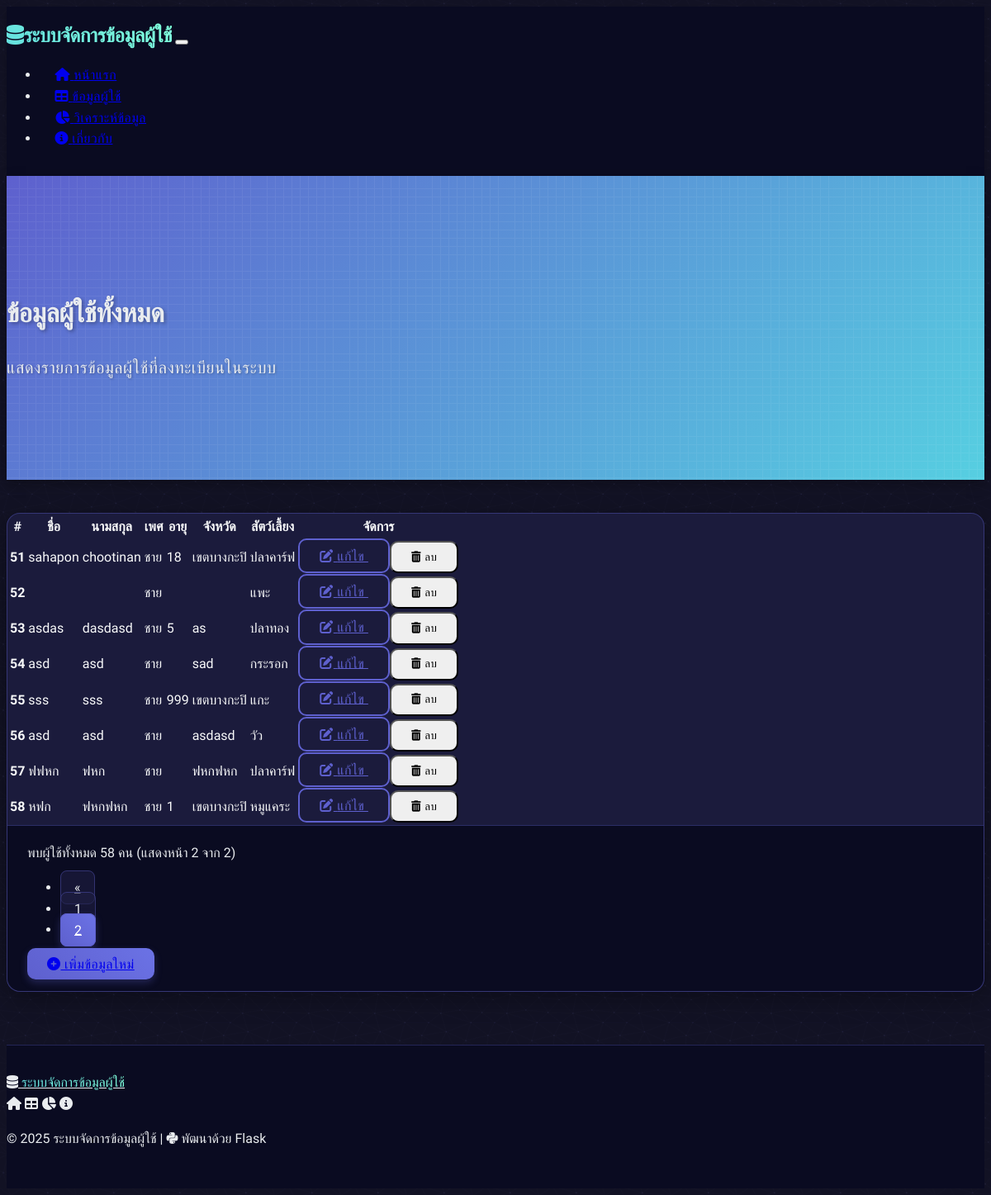
Page /data/2 on the earlier database version.
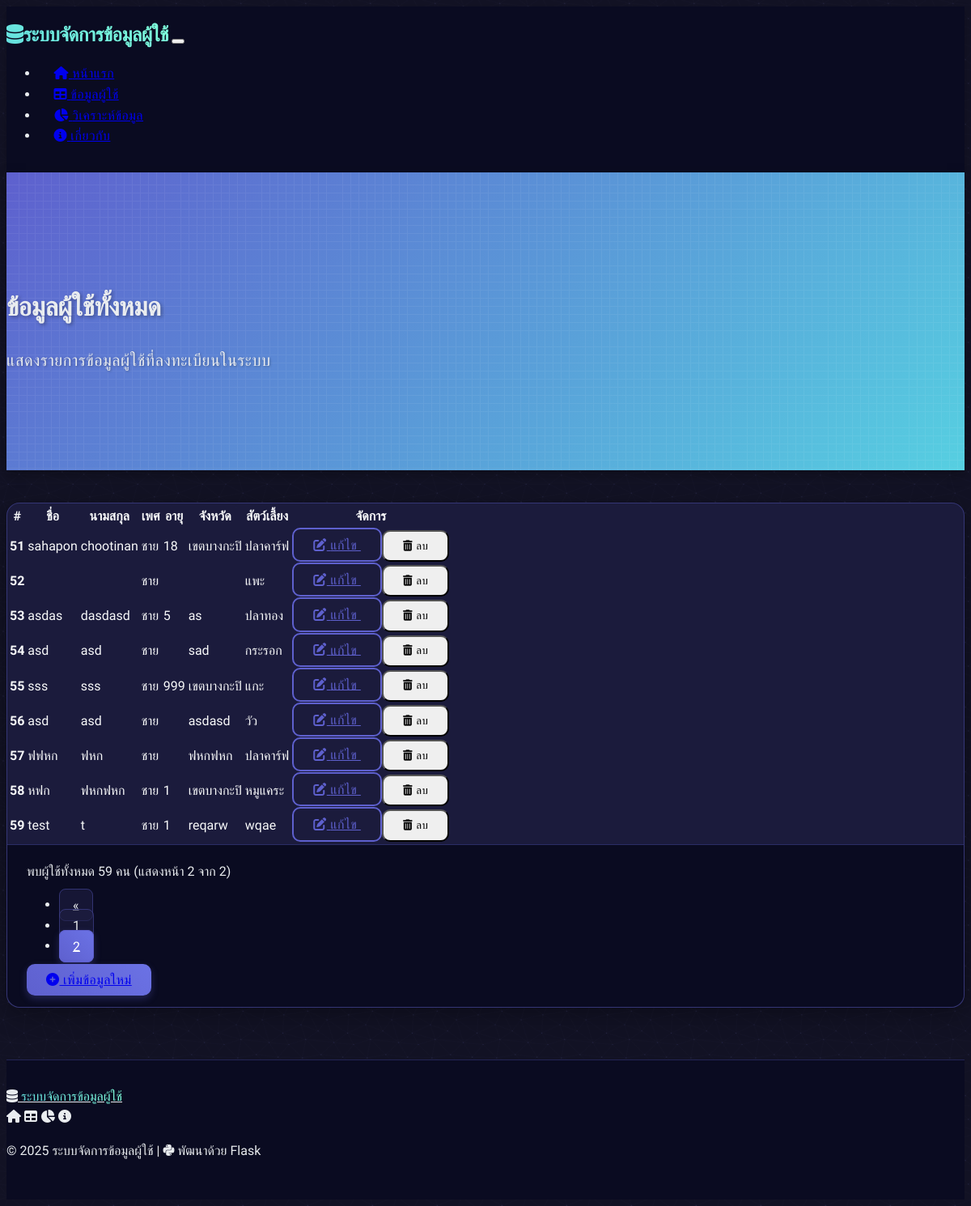
Same page on the later database version.
### tables this page shows
CREATE TABLE users (
        id INTEGER PRIMARY KEY AUTOINCREMENT,
        first_name TEXT,
        last_name TEXT,
        gender TEXT,
        age INTEGER,
        province TEXT
    , pet TEXT);

### app.py (the view)
@app.route("/data")  # route สำหรับการแสดงข้อมูล
@app.route("/data/<int:page>")  # route รองรับการเปลี่ยนหน้า
def data(page=1):
    try:
        items_per_page = 50  # จำนวนรายการต่อหน้า
        offset = (page - 1) * items_per_page  # คำนวณตำแหน่งเริ่มต้น
        conn = get_db_connection()  # เชื่อมต่อกับฐานข้อมูล
        total_users = conn.execute("SELECT COUNT(*) FROM users").fetchone()[0]
        users = conn.execute(
            "SELECT * FROM users ORDER BY id LIMIT ? OFFSET ?",
            (items_per_page, offset)
        ).fetchall()
        total_pages = (total_users + items_per_page - 1) // items_per_page
        conn.close()  # ปิดการเชื่อมต่อกับฐานข้อมูล
        start_index = (page - 1) * items_per_page + 1
        return render_template(
            "data.html",
            users=users,
            total_users=total_users,
            page=page,
            total_pages=total_pages,
            start_index=start_index
        )  # ส่งข้อมูลที่ดึงมาไปแสดงใน template data.html
    except Exception as e:
        return f"เกิดข้อผิดพลาดในการดึงข้อมูล: {str(e)}", 500

### app.py (called while the page is built)
def get_db_connection():  # ฟังก์ชันที่ใช้ในการเชื่อมต่อกับฐานข้อมูล
    conn = sqlite3.connect('mock_data.db')  # เชื่อมต่อกับฐานข้อมูล mock_data.db
    conn.row_factory = sqlite3.Row  # ให้ผลลัพธ์จากการดึงข้อมูลเป็น dictionary
    return conn  # ส่งกลับการเชื่อมต่อกับฐานข้อมูล

### templates/data.html (shortened to what this page needs)
{% extends 'layout.html' %}
{% block content %}
<div class="hero-section">
    <div class="container">
        <div class="row">
            <div class="col-md-8 mx-auto text-center text-white">
                <h1 class="display-4 fw-bold mb-4">ข้อมูลผู้ใช้ทั้งหมด</h1>
                <p class="lead mb-0">แสดงรายการข้อมูลผู้ใช้ที่ลงทะเบียนในระบบ</p>
            </div>
        </div>
    </div>
</div>
<div class="container">
    <div class="row">
        <div class="col-12">
            <div class="card shadow-lg">
                <div class="card-body p-0">
                    <div class="table-responsive">
                        <table class="table table-hover mb-0">
                            <thead>
                                <tr>
                                    <th scope="col" class="ps-4">#</th>
                                    <th scope="col">ชื่อ</th>
                                    <th scope="col">นามสกุล</th>
                                    <th scope="col">เพศ</th>
                                    <th scope="col">อายุ</th>
                                    <th scope="col">จังหวัด</th>
                                    <th scope="col">สัตว์เลี้ยง</th>
                                    <th scope="col" class="pe-4">จัดการ</th>
                                </tr>
                            </thead>
                            <tbody>
                                {% for user in users %}
                                <tr>
                                    <th scope="row" class="ps-4">{{ start_index + loop.index0 }}</th>
                                    <td>{{ user.first_name }}</td>
                                    <td>{{ user.last_name }}</td>
                                    <td>{{ user.gender }}</td>
                                    <td>{{ user.age }}</td>
                                    <td>{{ user.province }}</td>
                                    <td>{{ user.pet if user.pet else '-' }}</td>
                                    <td class="pe-4">
                                        <div class="d-flex gap-2">
                                            <a href="/edit/{{ user.id }}" class="btn btn-sm btn-outline-primary">
                                                <i class="fas fa-edit me-1"></i> แก้ไข
                                            </a>
                                            <button type="button" onclick="confirmDelete({{ user.id }})" class="btn btn-sm btn-outline-danger">
                                                <i class="fas fa-trash-alt me-1"></i> ลบ
                                            </button>
                                        </div>
                                    </td>
                                </tr>
                                {% endfor %}
                            </tbody>
                        </table>
                    </div>
                </div>
                <div class="card-footer py-3">
                    <div class="d-flex flex-wrap justify-content-between align-items-center">
                        <div>พบผู้ใช้ทั้งหมด {{ total_users }} คน (แสดงหน้า {{ page }} จาก {{ total_pages }})</div>
                        {% if total_pages > 1 %}
                        <nav aria-label="Page navigation">
                            <ul class="pagination mb-0">
                                {% if page > 1 %}
                                <li class="page-item">
                                    <a class="page-link" href="{{ url_for('data', page=page-1) }}" aria-label="Previous">
                                        <span aria-hidden="true">&laquo;</span>
                                    </a>
                                </li>
                                {% endif %}
                                {% set start = [1, page-2]|max %}
                                {% set end = [total_pages, page+2]|min %}
                                {% for p in range(start, end+1) %}
                                <li class="page-item {% if p == page %}active{% endif %}">
                                    <a class="page-link" href="{{ url_for('data', page=p) }}">{{ p }}</a>
                                </li>
                                {% endfor %}
                            </ul>
                        </nav>
                        {% endif %}
                        <a href="/" class="btn btn-primary">
                            <i class="fas fa-plus-circle me-1"></i> เพิ่มข้อมูลใหม่
                        </a>
                    </div>
                </div>
            </div>
        </div>
    </div>
</div>
{% endblock %}

### templates/layout.html (shortened to what this page needs)
<!DOCTYPE html>
<html lang="th" data-bs-theme="dark">
<head>
    <link href="https://cdn.replit.com/agent/bootstrap-agent-dark-theme.min.css" rel="stylesheet">
    <link rel="stylesheet" href="https://cdnjs.cloudflare.com/ajax/libs/font-awesome/6.4.0/css/all.min.css">
</head>
<body>
    <nav class="navbar navbar-expand-lg navbar-dark">
        <div class="container">
            <a class="navbar-brand" href="/"><i class="fas fa-database me-2"></i>ระบบจัดการข้อมูลผู้ใช้</a>
            <button class="navbar-toggler" type="button" data-bs-toggle="collapse" data-bs-target="#navbarNav" aria-controls="navbarNav" aria-expanded="false" aria-label="Toggle navigation">
            </button>
            <div class="collapse navbar-collapse" id="navbarNav">
                <ul class="navbar-nav ms-auto">
                    <li class="nav-item">
                        <a class="nav-link {% if request.path == '/' %}active{% endif %}" href="/"><i class="fas fa-home me-1"></i> หน้าแรก</a>
                    </li>
                    <li class="nav-item">
                        <a class="nav-link {% if request.path == '/data' %}active{% endif %}" href="/data"><i class="fas fa-table me-1"></i> ข้อมูลผู้ใช้</a>
                    </li>
                    <li class="nav-item">
                        <a class="nav-link {% if request.path == '/analysis' %}active{% endif %}" href="/analysis"><i class="fas fa-chart-pie me-1"></i> วิเคราะห์ข้อมูล</a>
                    </li>
                    <li class="nav-item">
                        <a class="nav-link {% if request.path == '/about' %}active{% endif %}" href="/about"><i class="fas fa-info-circle me-1"></i> เกี่ยวกับ</a>
                    </li>
                </ul>
            </div>
        </div>
    </nav>
    {% block content %}{% endblock %}
    <footer class="text-white text-center" style="background-color: var(--darker-color); border-top: 1px solid rgba(94, 96, 206, 0.3);">
        <div class="container">
            <div class="py-4">
                <div class="mb-4">
                    <a href="/" class="text-decoration-none">
                        <i class="fas fa-database me-2"></i>
                        <span class="fw-bold" style="background: linear-gradient(45deg, var(--secondary-color), var(--accent-color)); -webkit-background-clip: text; -webkit-text-fill-color: transparent;">ระบบจัดการข้อมูลผู้ใช้</span>
                    </a>
                </div>
                <div class="row justify-content-center">
                    <div class="col-md-6">
                        <div class="d-flex justify-content-center gap-4 mb-4">
                            <a href="/" class="text-white text-decoration-none"><i class="fas fa-home"></i></a>
                            <a href="/data" class="text-white text-decoration-none"><i class="fas fa-table"></i></a>
                            <a href="/analysis" class="text-white text-decoration-none"><i class="fas fa-chart-pie"></i></a>
                            <a href="/about" class="text-white text-decoration-none"><i class="fas fa-info-circle"></i></a>
                        </div>
                    </div>
                </div>
                <p class="mb-0 text-light">© 2025 ระบบจัดการข้อมูลผู้ใช้ | <i class="fab fa-python me-1"></i> พัฒนาด้วย Flask</p>
            </div>
        </div>
    </footer>
</body>
</html>

### templates/layout.html (style rules this page uses)
:root { --primary-color: #5e60ce; --primary-hover: #4d4daa; --secondary-color: #64dfdf; --accent-color: #80ffdb; --dark-color: #1a1b41; --darker-color: #0a0b21; --card-bg: rgba(30, 31, 67, 0.9); --card-text: #f8f9fa; --card-header-bg: rgba(35, 36, 72, 0.9); --card-border: #5e60ce; --dark-bg: #121224; --light-text: #e9ecef; --box-shadow: 0 8px 30px rgba(0, 0, 0, 0.3); --box-shadow-hover: 0 15px 60px rgba(0, 0, 0, 0.5); --glass-bg: rgba(30, 31, 67, 0.8); --glass-border: rgba(94, 96, 206, 0.4); }
body { background-color: var(--dark-bg); color: var(--light-text); font-family: 'Prompt', sans-serif; line-height: 1.6; }
.hero-section { background: linear-gradient(135deg, #5e60ce, #56cfe1); padding: 120px 0 100px; margin-bottom: 40px; position: relative; overflow: hidden; box-shadow: 0 5px 15px rgba(0, 0, 0, 0.3); }
.hero-section:before { content: ''; position: absolute; top: 0; left: 0; right: 0; bottom: 0; }
.hero-section h1 { font-weight: 700; text-shadow: 2px 2px 4px rgba(0, 0, 0, 0.3); letter-spacing: -0.5px; margin-bottom: 1.5rem; }
.hero-section p { font-size: 1.25rem; text-shadow: 1px 1px 3px rgba(0, 0, 0, 0.3); letter-spacing: 0.5px; }
.card { background: var(--glass-bg); backdrop-filter: blur(10px); -webkit-backdrop-filter: blur(10px); border: 1px solid var(--glass-border); border-radius: 16px; box-shadow: var(--box-shadow); transition: all 0.35s ease; color: var(--card-text); }
.card-footer { background-color: var(--darker-color) !important; border-top: 1px solid var(--glass-border); border-bottom-left-radius: 16px !important; border-bottom-right-radius: 16px !important; padding: 1.25rem 1.5rem; color: var(--light-text) !important; }
.table { color: var(--card-text); margin-bottom: 0; }
.navbar { padding: 1rem 0; background-color: var(--darker-color) !important; box-shadow: 0 4px 10px rgba(0, 0, 0, 0.2); }
.navbar-brand { font-weight: 700; font-size: 1.5rem; letter-spacing: -0.5px; background: linear-gradient(45deg, var(--secondary-color), var(--accent-color)); -webkit-background-clip: text; -webkit-text-fill-color: transparent; padding: 0.5rem 0; }
.nav-link { font-weight: 500; letter-spacing: 0.5px; padding: 0.5rem 1rem !important; margin: 0 0.15rem; transition: all 0.3s ease; border-radius: 8px; position: relative; }
.btn { padding: 0.6rem 1.5rem; border-radius: 10px; transition: all 0.3s ease; font-weight: 500; letter-spacing: 0.5px; }
.btn-primary { background: linear-gradient(45deg, var(--primary-color), #6b72e5); border: none; box-shadow: 0 4px 10px rgba(94, 96, 206, 0.3); }
.btn-outline-primary { border: 2px solid var(--primary-color); color: var(--primary-color); }
.pagination { gap: 0.25rem; }
.pagination .page-link { background-color: rgba(30, 31, 67, 0.6); border: 1px solid rgba(94, 96, 206, 0.4); color: var(--light-text); border-radius: 8px; padding: 0.6rem 1rem; transition: all 0.3s ease; }
.pagination .page-item.active .page-link { background: linear-gradient(45deg, var(--primary-color), #6b72e5); border-color: var(--primary-color); color: white; box-shadow: 0 4px 10px rgba(94, 96, 206, 0.3); }
footer { background-color: var(--darker-color) !important; border-top: 1px solid rgba(94, 96, 206, 0.3); padding: 2rem 0 !important; margin-top: 4rem !important; color: var(--light-text) !important; }
footer a { color: var(--light-text) !important; }

Differences in the rows shown:
added users: start_index+loop.index0 "59", first_name "test", last_name "t", gender "ชาย", age "1", province "reqarw", pet "wqae"
Other differences:
{{ total_users }}: "58" → "59"
